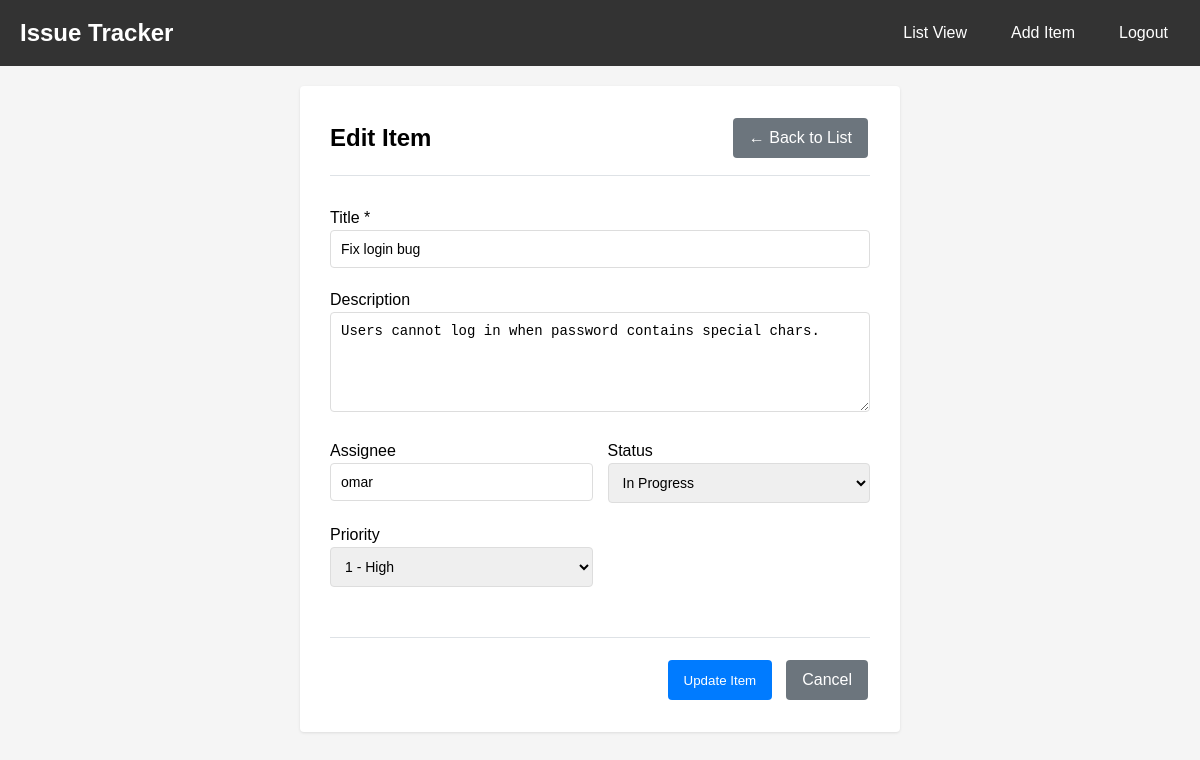
Screenshot of /edit/1 (signed in) with the database file from the repository.
### tables this page shows
CREATE TABLE items (
            id INTEGER PRIMARY KEY AUTOINCREMENT,
            title TEXT NOT NULL,
            description TEXT,
            status TEXT DEFAULT 'Open',
            priority INTEGER DEFAULT 3,
            assignee TEXT,
            user_id INTEGER,
            FOREIGN KEY(user_id) REFERENCES users(id)
        );

### app.py (the view, shortened to what this page needs)
@app.route('/edit/<item_id>', methods=['GET', 'POST'])
@login_required
def edit(item_id):
    item = get_item(item_id, current_user.id)
    if not item:
        flash("You don't have access to this task.", "error")
        return redirect(url_for('index'))
    is_owner = item['user_id'] == current_user.id
    can_edit_status = bool(item.get('can_edit_status'))
    can_edit_assignee = bool(item.get('can_edit_assignee'))
    if not (is_owner or can_edit_status or can_edit_assignee):
        flash("You don’t have permission to edit this task.", "error")
        return redirect(url_for('index'))
    return render_template('edit.html', item=item,
                           is_owner=is_owner,
                           can_edit_status=can_edit_status,
                           can_edit_assignee=can_edit_assignee)

### app.py (called while the page is built)
@login_manager.user_loader
def load_user(user_id):
    db = get_db()
    cursor = db.execute('SELECT id, username, role FROM users WHERE id = ?', (user_id,))
    user = cursor.fetchone()
    db.close()
    return User(user['id'], user['username'], user['role']) if user else None

### db.py (called while the page is built)
def get_db():
    db = sqlite3.connect(DATABASE)
    db.row_factory = sqlite3.Row
    return db

def get_item(item_id, user_id=None):
    db = get_db()
    if user_id:
        cursor = db.execute('''
            SELECT items.*,
                   COALESCE(task_shares.can_edit_status, 0) AS can_edit_status,
                   COALESCE(task_shares.can_edit_assignee, 0) AS can_edit_assignee
            FROM items
            LEFT JOIN task_shares
                ON items.id = task_shares.task_id AND task_shares.user_id = ?
            WHERE items.id = ? AND (items.user_id = ? OR task_shares.user_id = ?)
        ''', (user_id, item_id, user_id, user_id))
    else:
        cursor = db.execute('SELECT * FROM items WHERE id = ?', (item_id,))
    item = cursor.fetchone()
    db.close()
    return dict(item) if item else None

### templates/edit.html (shortened to what this page needs)
{% extends "base.html" %}
{% block content %}
<div class="form-container">
    <div class="form-header">
        <h2>Edit Item</h2>
        <a href="{{ url_for('index') }}" class="btn btn-secondary">← Back to List</a>
    </div>
    <form method="POST" class="item-form">
        <div class="form-group">
            <label for="title">Title *</label>
            <input type="text" id="title" name="title"
                   value="{{ item.title }}" class="form-input"
                   {% if not is_owner %}disabled{% endif %}>
        </div>
        <div class="form-group">
            <label for="description">Description</label>
            <textarea id="description" name="description" rows="4" class="form-textarea"
                      {% if not is_owner %}disabled{% endif %}>{{ item.description or '' }}</textarea>
        </div>
        <div class="form-row">
            <div class="form-group">
                <label for="assignee">Assignee</label>
                <input type="text" id="assignee" name="assignee"
                       value="{{ item.assignee or '' }}" class="form-input"
                       {% if not (is_owner or can_edit_assignee) %}disabled{% endif %}>
            </div>
            <div class="form-group">
                <label for="status">Status</label>
                <select id="status" name="status" class="form-select"
                        {% if not (is_owner or can_edit_status) %}disabled{% endif %}>
                    <option value="In Progress" {% if item.status == 'In Progress' %}selected{% endif %}>In Progress</option>
                </select>
            </div>
        </div>
        <div class="form-row">
            <div class="form-group">
                <label for="priority">Priority</label>
                <select id="priority" name="priority" class="form-select"
                        {% if not is_owner %}disabled{% endif %}>
                    <option value="1" {% if item.priority == 1 %}selected{% endif %}>1 - High</option>
                </select>
            </div>
        </div>
        <div class="form-actions">
            {% if is_owner or can_edit_status or can_edit_assignee %}
                <button type="submit" class="btn btn-primary">Update Item</button>
            {% else %}
                <p class="no-permission">You don’t have permission to edit this task.</p>
            {% endif %}
            <a href="{{ url_for('index') }}" class="btn btn-secondary">Cancel</a>
        </div>
    </form>
</div>
{% endblock %}

### static/style.css (style rules this page uses)
* { margin: 0; padding: 0; box-sizing: border-box; }
body { font-family: Arial, sans-serif; background-color: #f5f5f5; line-height: 1.5; }
.btn { display: inline-block; padding: 8px 16px; border: none; border-radius: 4px; text-decoration: none; cursor: pointer; margin: 2px; }
.btn-primary { background-color: #007bff; color: white; }
.btn-secondary { background-color: #6c757d; color: white; }
.form-container { max-width: 600px; margin: 0 auto; background: white; padding: 30px; border-radius: 4px; box-shadow: 0 1px 3px rgba(0,0,0,0.1); }
.form-header { display: flex; justify-content: space-between; align-items: center; margin-bottom: 30px; padding-bottom: 15px; border-bottom: 1px solid #dee2e6; }
.form-group { margin-bottom: 20px; }
.form-row { display: grid; grid-template-columns: 1fr 1fr; gap: 15px; }
.form-input, .form-select, .form-textarea { width: 100%; padding: 10px; border: 1px solid #ddd; border-radius: 4px; font-size: 14px; }
.form-textarea { resize: vertical; min-height: 100px; }
.form-actions { display: flex; gap: 10px; justify-content: flex-end; margin-top: 30px; padding-top: 20px; border-top: 1px solid #dee2e6; }

### rows the page displays
items: title "Fix login bug", description "Users cannot log in when password contains special chars.", assignee "omar", status "In Progress", priority "1 - High"
